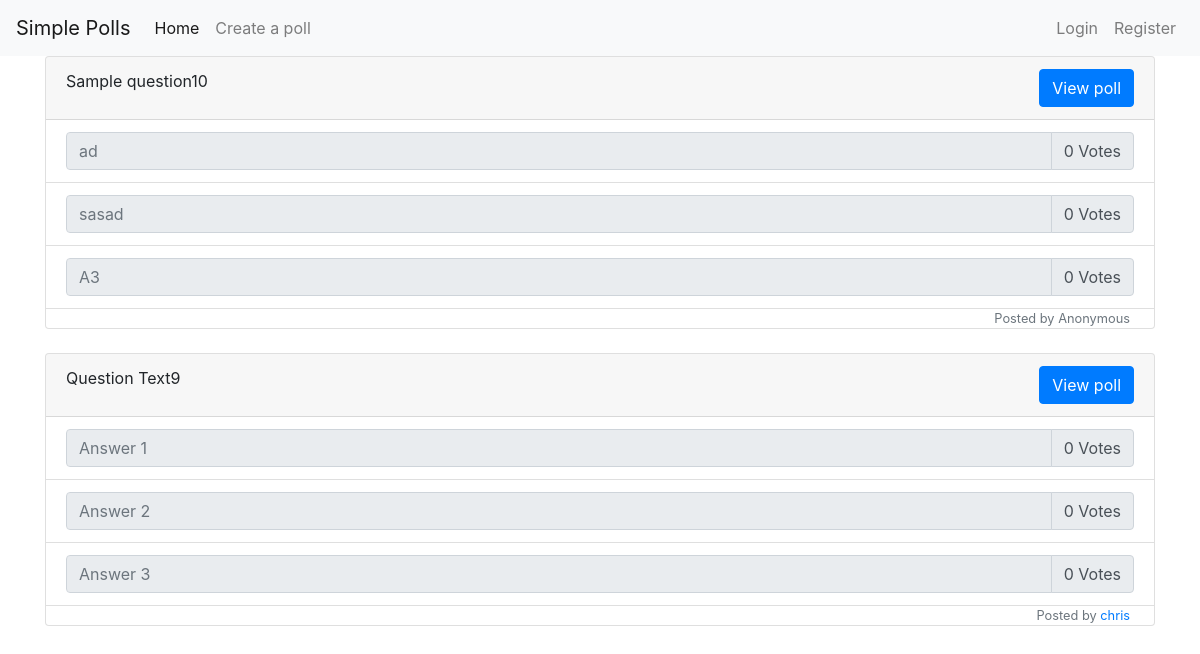
The page /poll/ on the database as committed earlier.
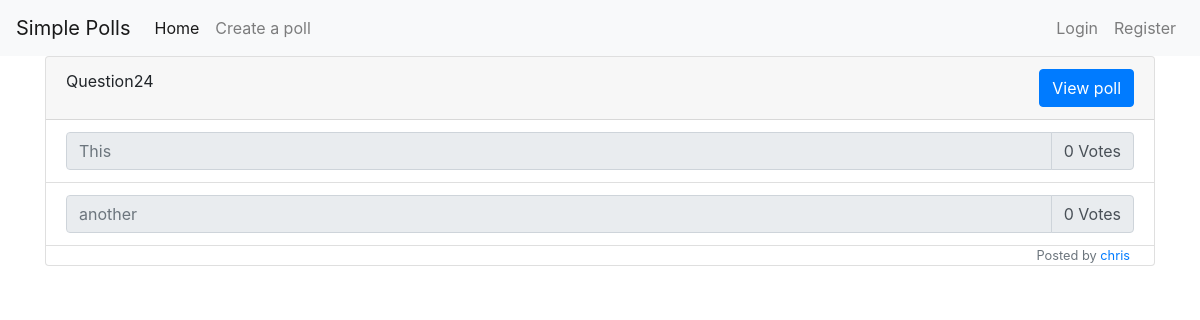
The same page on the database as committed later.
### poll/models.py (models this page shows, shortened)
class Question(models.Model):
    question_text = models.CharField(max_length=128)
    date_published = models.DateTimeField(default=timezone.now)
    author = models.ForeignKey(User, on_delete=models.CASCADE, blank=True, null=True)

class Choices(models.Model):
    choice_text = models.CharField(max_length=256)
    question = models.ForeignKey(Question, on_delete=models.CASCADE)
    votes = models.IntegerField(default=0)
    def __str__(self):
        return self.choice_text

### poll/views.py (the view)
# urls.py: path('', views.home, name='poll-home'),
def home(request):
    if request.user.is_authenticated:
        username = request.user.username
        user = User.objects.get(username=username)
        context = {
            'user': user
        }
        return render(request, 'poll/user-home.html', context)
    else:
        recent_polls = Question.objects.all().order_by('-id')[:10]
        for poll in recent_polls:
            print(poll.question_text)
            for choice in poll.choices_set.all():
                print(choice)
        context = {'polls': recent_polls}
        return render(request, 'poll/home.html', context)

### poll/templates/poll/home.html
{% extends "user/base.html" %}
{% block body %}
<div class="container">
    {% for question in polls %}
    <div class="card mb-4">
        <div class="card-header">
                <span>
                        {{question.question_text}}{{question.id}}
                    </span>
                    <span style="float: right;">
                        <form action="{% url 'poll-view' question.id %}" method="get">
                            <button type="submit" class="btn btn-primary">View poll</button>
                        </form>
                    </span>
        </div>
            <ul class="list-group list-group-flush">
                {% for choice in question.choices_set.all %}
                <li class="list-group-item">
                    <div class="input-group">
                        <input type="text" class="form-control" placeholder="{{choice.choice_text}}" readonly>
                        <div class="input-group-append">
                            <span class="input-group-text">{{choice.votes}} Votes</span>
                        </div>
                    </div>
                </li>
                {% endfor %}
            </ul>
        <small class="text-secondary text-right pr-4">
            {% if question.author is None %}
                Posted by Anonymous
            {% else %}
                Posted by <a href="#">{{question.author}}</a>
            {% endif %}
        </small>
    </div>
    {% endfor %}
</div>
{% endblock body %}

Rows that differ between the two databases and show on the page:
removed Question: question_text "Sample question", id "10", shows "Posted by Anonymous"
removed Choices: choice_text "ad", votes "0", shown under "Sample question"
removed Choices: choice_text "sasad", votes "0", shown under "Sample question"
removed Choices: choice_text "A3", votes "0", shown under "Sample question"
removed Question: question_text "Question Text", id "9", author "chris"
removed Choices: choice_text "Answer 1", votes "0", shown under "Question Text"
removed Choices: choice_text "Answer 2", votes "0", shown under "Question Text"
removed Choices: choice_text "Answer 3", votes "0", shown under "Question Text"
added Question: question_text "Question", id "24", author "chris"
added Choices: choice_text "This", votes "0", shown under "Question"
added Choices: choice_text "another", votes "0", shown under "Question"
